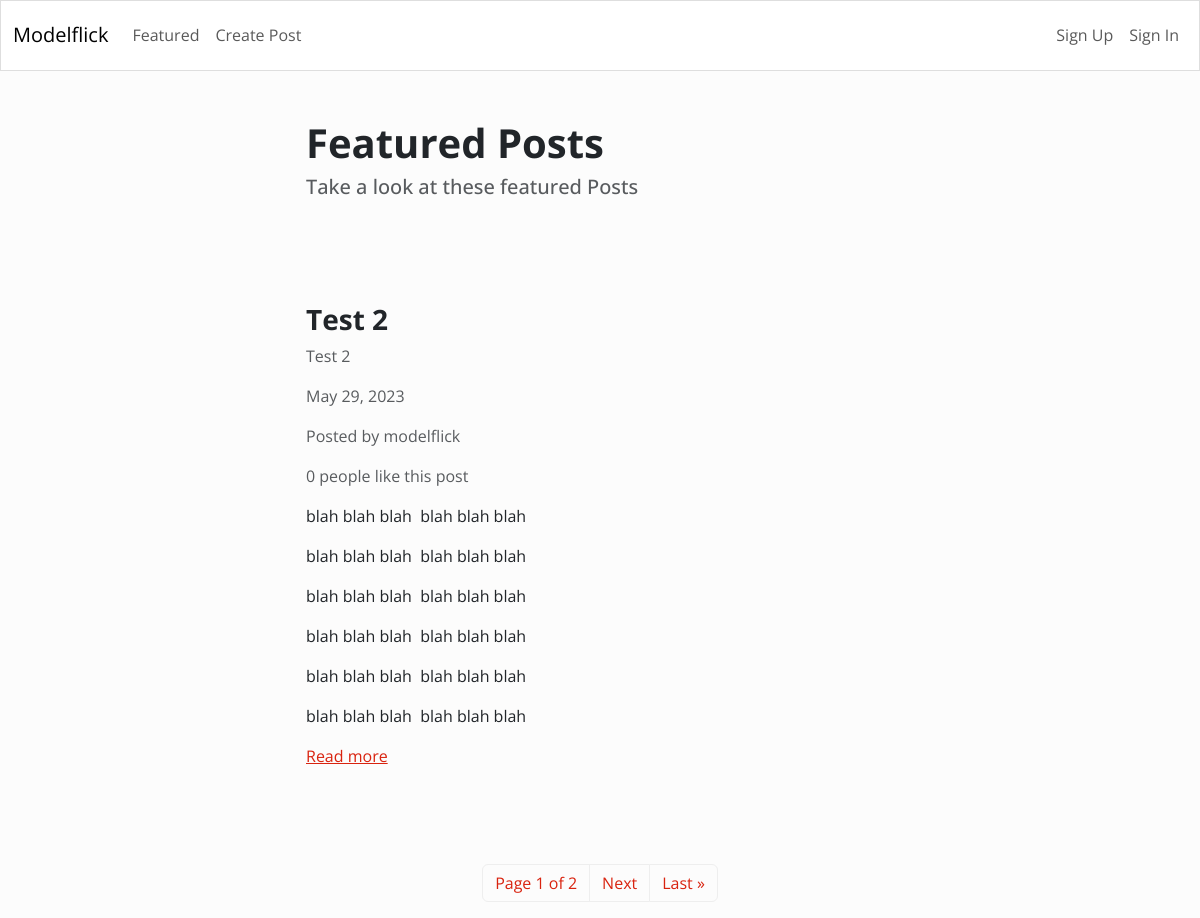
The page /featured/ on the database as committed earlier.
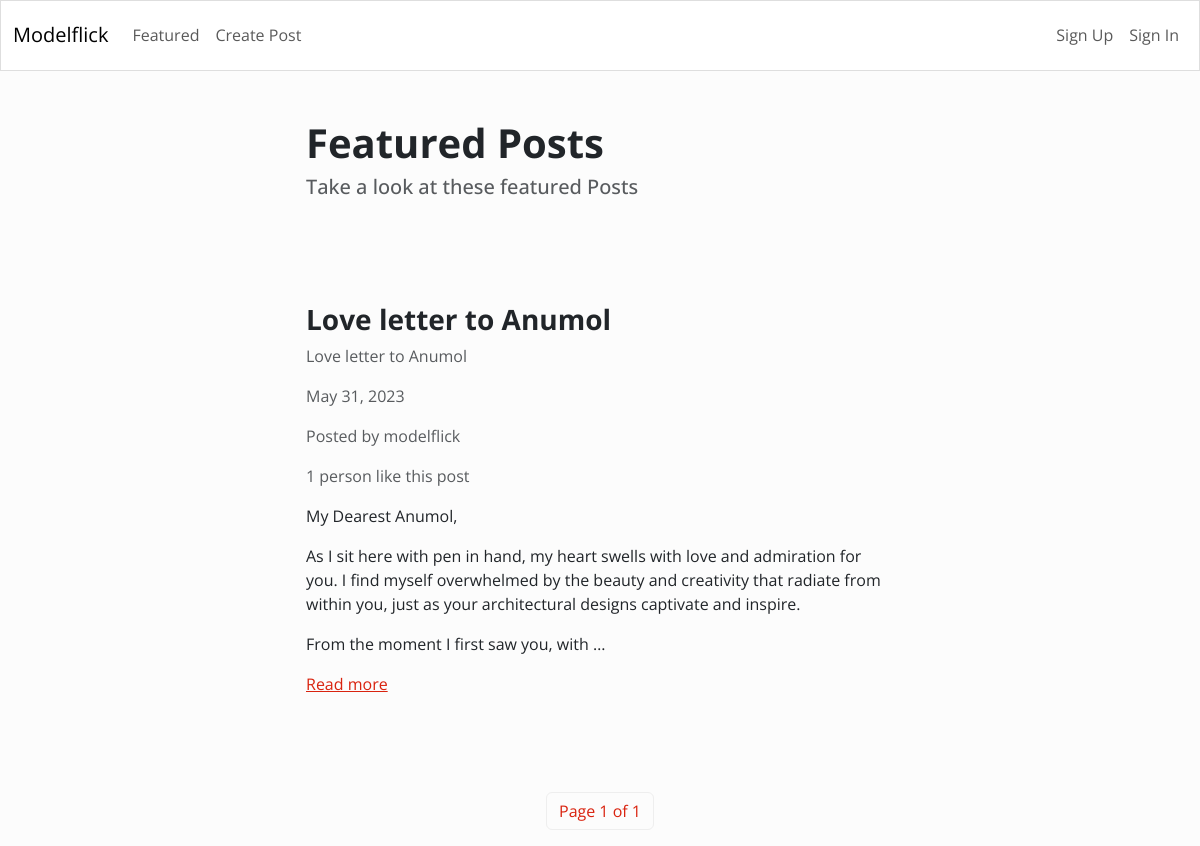
The same page on the database as committed later.
### blog/models.py (models this page shows, shortened)
class Article(models.Model):
        title = models.CharField(max_length=255)
        content = HTMLField()
        date = models.DateField(auto_now_add= True)
        author = models.ForeignKey(User, on_delete=models.CASCADE)
        feature = models.BooleanField(default=False)
        likes = models.ManyToManyField(User, related_name='likes', blank=True)

### blog/views.py (the view)
# urls.py: path('featured/', Featured.as_view(), name='featured'),
class Featured(ListView):
    model = Article
    queryset = Article.objects.filter(feature=True).order_by('-date')
    template_name = 'blog/featured.html'
    paginate_by = 1

### blog/templates/blog/featured.html (shortened to what this page needs)
{% extends 'blog/base.html' %}
{% block content %}
    <div class="row">
        <div class="col-md-6 col-12 mx-md-auto mx-3 mt-5 mb-5">
            <h1 class="fw-bolder">Featured Posts</h1>
            <h5 class="text-muted">Take a look at these featured Posts</h5>
        </div>
    </div>
    {% for object in object_list %}
    <div class="row">
        <div class="col-md-6 col-11 mx-md-auto mx-3 mt-5 mb-5">
            <h3 class="fw-bold">{{object.title}}</h3>
            <p class="text-muted">{{object.title}}</p>
            <p class="text-muted">{{object.date}}</p>
            <p class="text-muted">Posted by {{object.author.username}}</p>
            {% if object.likes.count == 1 %}
                <p class="text-muted">{{object.likes.count}} person like this post</p>
            {% else %}
                <p class="text-muted">{{object.likes.count}} people like this post</p>
            {% endif %}
            <div class="my-3">
                {{ object.content|truncatewords_html:50|safe }}
            </div>
            <a href="{% url 'detail_article' object.id %}">Read more</a>
        </div>
    </div>
    {% endfor %}
    <nav>
        <ul class="pagination">
            <div class="mx-auto d-flex flex-row mt-5">
                <li class="page-item">
                    <a class="page-link" href="#">Page {{ page_obj.number }} of {{ page_obj.paginator.num_pages}}
                    </a>
                </li>
                {% if page_obj.has_next %}
                    <li class="page-item">
                        <a class="page-link" href="?page={{page_obj.next_page_number}}">Next</a>
                    </li>
                    <li class="page-item">
                        <a class="page-link" href="?page={{page_obj.paginator.num_pages}}">Last &raquo;</a>
                    </li>
                {% endif %}
            </div>
        </ul>
    </nav>
{% endblock content %}

Rows that differ between the two databases and show on the page:
removed Article: title "Test 2", date "May 29, 2023", author.username "modelflick", likes.count "0", content "blah blah blah blah blah blah blah blah blah blah blah blah blah blah blah blah blah blah blah blah blah blah blah blah blah blah blah blah blah blah blah blah blah blah blah blah"
added Article: title "Love letter to Anumol", date "May 31, 2023", author.username "modelflick", likes.count "1", content "My Dearest Anumol, As I sit here with pen in hand, my heart swells with love and admiration for you. I find myself overwhelmed by the beauty and creativity that radiate from within you, just as your architectural designs captivate and inspire. From the moment I first saw you, with …"
Other text that changed with them:
{{ page_obj.paginator.num_pages }}: "2" → "1"
text no longer shown: "Next Last »"
